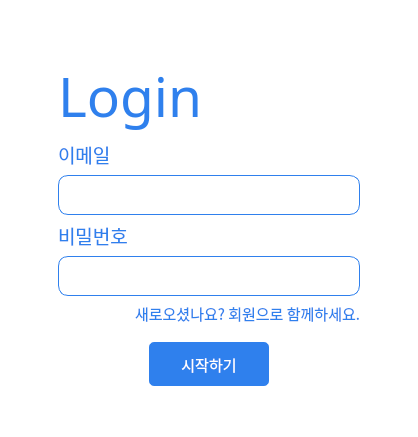
      <widget class="QWidget" name="login_page">
       <property name="styleSheet">
        <string notr="true">background-color: rgb(255, 255, 255);</string>
       </property>
       <layout class="QHBoxLayout" name="horizontalLayout_2">
        <property name="leftMargin">
         <number>0</number>
        </property>
        <property name="topMargin">
         <number>0</number>
        </property>
        <property name="rightMargin">
         <number>0</number>
        </property>
        <property name="bottomMargin">
         <number>0</number>
        </property>
        <item>
         <layout class="QHBoxLayout" name="horizontalLayout">
          <item>
           <spacer name="horizontalSpacer_2">
            <property name="orientation">
             <enum>Qt::Horizontal</enum>
            </property>
            <property name="sizeHint" stdset="0">
             <size>
              <width>40</width>
              <height>20</height>
             </size>
            </property>
           </spacer>
          </item>
          <item>
           <widget class="QWidget" name="login_main_widget" native="true">
            <property name="minimumSize">
             <size>
              <width>338</width>
              <height>0</height>
             </size>
            </property>
            <layout class="QVBoxLayout" name="verticalLayout_3">
             <item>
              <spacer name="verticalSpacer_2">
               <property name="orientation">
                <enum>Qt::Vertical</enum>
               </property>
               <property name="sizeHint" stdset="0">
                <size>
                 <width>20</width>
                 <height>40</height>
                </size>
               </property>
              </spacer>
             </item>
             <item>
              <widget class="QFrame" name="login_main_frame">
               <property name="minimumSize">
                <size>
                 <width>0</width>
                 <height>273</height>
                </size>
               </property>
               <property name="frameShape">
                <enum>QFrame::NoFrame</enum>
               </property>
               <property name="frameShadow">
                <enum>QFrame::Raised</enum>
               </property>
               <layout class="QVBoxLayout" name="verticalLayout_2">
                <item>
                 <widget class="QLabel" name="login_title_lab">
                  <property name="minimumSize">
                   <size>
                    <width>0</width>
                    <height>67</height>
                   </size>
                  </property>
                  <property name="font">
                   <font>
                    <family>나눔스퀘어 네오 Bold</family>
                    <pointsize>41</pointsize>
                    <weight>50</weight>
                    <italic>false</italic>
                    <bold>false</bold>
                   </font>
                  </property>
                  <property name="styleSheet">
                   <string notr="true">color: rgb(47, 128, 237);</string>
                  </property>
                  <property name="text">
                   <string>Login</string>
                  </property>
                  <property name="alignment">
                   <set>Qt::AlignLeading|Qt::AlignLeft|Qt::AlignTop</set>
                  </property>
                 </widget>
                </item>
                <item>
                 <widget class="QLabel" name="email_label">
                  <property name="font">
                   <font>
                    <family>나눔스퀘어 네오 Regular</family>
                    <pointsize>14</pointsize>
                   </font>
                  </property>
                  <property name="styleSheet">
                   <string notr="true">color: rgb(47, 128, 237);</string>
                  </property>
                  <property name="text">
                   <string>이메일</string>
                  </property>
                 </widget>
                </item>
                <item>
                 <widget class="QLineEdit" name="email_lineedit">
                  <property name="minimumSize">
                   <size>
                    <width>0</width>
                    <height>40</height>
                   </size>
                  </property>
                  <property name="font">
                   <font>
                    <family>나눔스퀘어 네오 Regular</family>
                    <pointsize>10</pointsize>
                   </font>
                  </property>
                  <property name="styleSheet">
                   <string notr="true">border: 1px solid #2F80ED;
border-radius: 10px;</string>
                  </property>
                  <property name="text">
                   <string/>
                  </property>
                 </widget>
                </item>
                <item>
                 <widget class="QLabel" name="password_label">
                  <property name="font">
                   <font>
                    <family>나눔스퀘어 네오 Regular</family>
                    <pointsize>14</pointsize>
                   </font>
                  </property>
                  <property name="styleSheet">
                   <string notr="true">color: rgb(47, 128, 237);</string>
                  </property>
                  <property name="text">
                   <string>비밀번호</string>
                  </property>
                 </widget>
                </item>
                <item>
                 <widget class="QLineEdit" name="password_lineedit">
                  <property name="minimumSize">
                   <size>
                    <width>0</width>
                    <height>40</height>
                   </size>
                  </property>
                  <property name="font">
                   <font>
                    <family>나눔스퀘어 네오 Regular</family>
                    <pointsize>10</pointsize>
                   </font>
                  </property>
                  <property name="styleSheet">
                   <string notr="true">border: 1px solid #2F80ED;
border-radius: 10px;</string>
                  </property>
                  <property name="text">
                   <string/>
                  </property>
                  <property name="echoMode">
                   <enum>QLineEdit::Password</enum>
                  </property>
                 </widget>
                </item>
                <item>
                 <widget class="QLabel" name="register_btn">
                  <property name="font">
                   <font>
                    <family>나눔스퀘어 네오 Bold</family>
                    <pointsize>11</pointsize>
                   </font>
                  </property>
                  <property name="styleSheet">
                   <string notr="true">color: rgb(47, 128, 237);</string>
                  </property>
                  <property name="text">
                   <string>새로오셨나요? 회원으로 함께하세요.</string>
                  </property>
                  <property name="alignment">
                   <set>Qt::AlignRight|Qt::AlignTrailing|Qt::AlignVCenter</set>
                  </property>
                 </widget>
                </item>
               </layout>
              </widget>
             </item>
             <item>
              <layout class="QHBoxLayout" name="horizontalLayout_3">
               <item>
                <widget class="QPushButton" name="login_start_btn">
                 <property name="minimumSize">
                  <size>
                   <width>124</width>
                   <height>48</height>
                  </size>
                 </property>
                 <property name="maximumSize">
                  <size>
                   <width>124</width>
                   <height>48</height>
                  </size>
                 </property>
                 <property name="font">
                  <font>
                   <family>나눔스퀘어 네오 Bold</family>
                   <pointsize>11</pointsize>
                  </font>
                 </property>
                 <property name="styleSheet">
                  <string notr="true">background-color: rgb(47, 128, 237);
color: rgb(255, 255, 255);
border: 2px solid white;
border-radius: 7px;</string>
                 </property>
                 <property name="text">
                  <string>시작하기</string>
                 </property>
                </widget>
               </item>
              </layout>
             </item>
             <item>
              <spacer name="verticalSpacer">
               <property name="orientation">
                <enum>Qt::Vertical</enum>
               </property>
               <property name="sizeHint" stdset="0">
                <size>
                 <width>20</width>
                 <height>40</height>
                </size>
               </property>
              </spacer>
             </item>
            </layout>
           </widget>
          </item>
          <item>
           <spacer name="horizontalSpacer">
            <property name="orientation">
             <enum>Qt::Horizontal</enum>
            </property>
            <property name="sizeHint" stdset="0">
             <size>
              <width>40</width>
              <height>20</height>
             </size>
            </property>
           </spacer>
          </item>
         </layout>
        </item>
       </layout>
      </widget>
